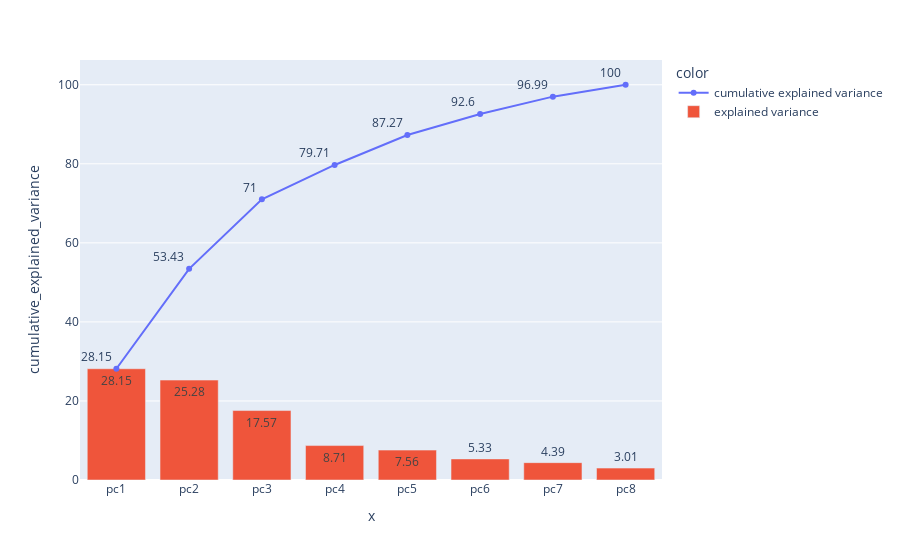

The code cell stored with this chart in its notebook:
### Code cell
data.scree

### Figure 1 — Plotly figure (JSON) as saved in the notebook; plotly's stock layout.template omitted (floating-point values rounded to 4 significant figures)
{"data": [{"hovertemplate": "color=cumulative explained variance<br>x=%{x}<br>cumulative_explained_variance=%{text}<extra></extra>", "legendgroup": "cumulative explained variance", "line": {"color": "#636efa", "dash": "solid"}, "marker": {"symbol": "circle"}, "mode": "markers+text+lines", "name": "cumulative explained variance", "orientation": "v", "showlegend": true, "text": [28.15, 53.43, 71, 79.71, 87.27, 92.6, 96.99, 100], "textposition": "top left", "type": "scatter", "x": ["pc1", "pc2", "pc3", "pc4", "pc5", "pc6", "pc7", "pc8"], "xaxis": "x", "y": [28.15, 53.43, 71, 79.71, 87.27, 92.6, 96.99, 100], "yaxis": "y"}, {"name": "explained variance", "text": [28.15, 25.28, 17.57, 8.71, 7.56, 5.33, 4.39, 3.01], "type": "bar", "x": ["pc1", "pc2", "pc3", "pc4", "pc5", "pc6", "pc7", "pc8"], "y": [28.15, 25.28, 17.57, 8.71, 7.56, 5.33, 4.39, 3.01]}], "layout": {"legend": {"title": {"text": "color"}, "tracegroupgap": 0}, "margin": {"t": 60}, "xaxis": {"anchor": "y", "domain": [0, 1], "title": {"text": "x"}}, "yaxis": {"anchor": "x", "domain": [0, 1], "title": {"text": "cumulative_explained_variance"}}}}
